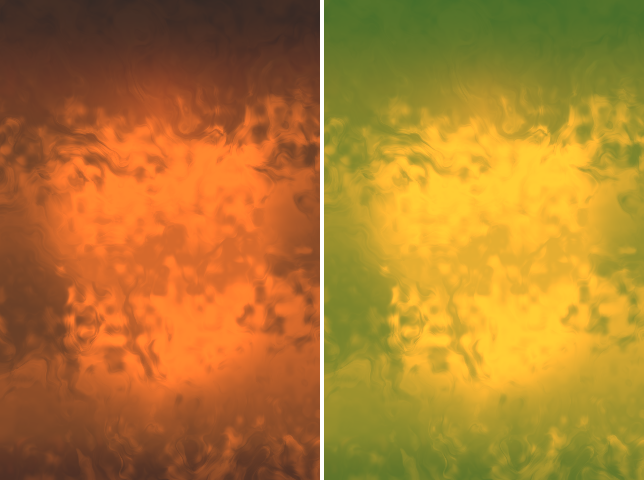

This figure's Python source:
#!/usr/bin/env python3
"""Offline preview of realistic_fire.fsh's FLAME path.

Renders one upright flame quad with the same noise / blackbody-ramp / compose math as the
GLSL fragment shader, composited (with the shader's alpha) over a dark-green grass backdrop so
the orange-vs-yellow-vs-lime-vs-white-blowout failure modes are all visible at a glance.

This is a FRAGMENT-shader preview of a single quad — it does NOT reproduce the assembled scene
geometry (ribbons, block char, embers). Use it to judge flame colour/flicker, not layout.

Usage:  python3 scripts/preview_flame.py [gametime]   ->  writes scripts/preview_flame.png
"""
import sys
import numpy as np
from PIL import Image

W, H = 320, 480
GAME_TIME = float(sys.argv[1]) if len(sys.argv) > 1 else 0.5

# --- noise primitives (match GLSL) ---
def hash2(px, py):
    x = np.sin(px * 127.1 + py * 311.7) * 43758.5453
    return x - np.floor(x)  # GLSL fract: always [0,1), unlike np.modf which keeps sign

def heat_noise(px, py):
    ix, iy = np.floor(px), np.floor(py)
    fx, fy = px - ix, py - iy
    ux = fx * fx * (3.0 - 2.0 * fx)
    uy = fy * fy * (3.0 - 2.0 * fy)
    a = hash2(ix, iy);           b = hash2(ix + 1, iy)
    c = hash2(ix, iy + 1);       d = hash2(ix + 1, iy + 1)
    return (a * (1 - ux) + b * ux) * (1 - uy) + (c * (1 - ux) + d * ux) * uy

def fbm(px, py):
    v = np.zeros_like(px); amp = 0.55
    # rot = [[0.80,-0.60],[0.60,0.80]] * 2.04
    for _ in range(5):
        v += amp * heat_noise(px, py)
        nx = (0.80 * px - 0.60 * py) * 2.04
        ny = (0.60 * px + 0.80 * py) * 2.04
        px, py = nx, ny
        amp *= 0.52
    return v

def warped_fbm(px, py, t):
    qx = fbm(px, py + t * 0.55)
    qy = fbm(px + 5.2 - t * 0.40, py + 1.3)
    rx = fbm(px + 3.5 * qx + 1.7, py + 3.5 * qy + 9.2 + t * 0.60)
    ry = fbm(px + 3.5 * qx + 8.3 + t * 0.30, py + 3.5 * qy + 2.8)
    return fbm(px + 3.5 * rx, py + 3.5 * ry)

def smoothstep(e0, e1, x):
    t = np.clip((x - e0) / (e1 - e0), 0.0, 1.0)
    return t * t * (3.0 - 2.0 * t)

# --- blackbody ramp (keep in sync with realistic_fire.fsh fireColor) ---
STOPS = [
    (0.030, 0.005, 0.000), (0.62, 0.060, 0.012), (0.96, 0.18, 0.022),
    (1.00, 0.33, 0.040),   (1.00, 0.43, 0.058),  (1.00, 0.56, 0.110),
]
EDGES = [0.16, 0.34, 0.55, 0.78, 1.0]

def fire_color(h):
    h = np.clip(h, 0.0, 1.0)
    out = np.zeros(h.shape + (3,))
    lo_edge = 0.0
    for i, hi_edge in enumerate(EDGES):
        c0, c1 = np.array(STOPS[i]), np.array(STOPS[i + 1])
        seg = (h - lo_edge) / (hi_edge - lo_edge)
        mask = (h >= lo_edge) & ((h < hi_edge) | (i == len(EDGES) - 1))
        for k in range(3):
            out[..., k] = np.where(mask, c0[k] + (c1[k] - c0[k]) * np.clip(seg, 0, 1), out[..., k])
        lo_edge = hi_edge
    return out

# --- main (flame path) ---
u = np.linspace(0, 1, W)[None, :].repeat(H, 0)
v = np.linspace(0, 1, H)[:, None].repeat(W, 1)   # v: 0 top .. 1 bottom == texCoord0.y
height_from_base = 1.0 - v
t = GAME_TIME * 1200.0

flow_u = u * 2.0 + np.sin(t * 0.014 + v * 3.4) * 0.12
flow_v = v * 2.6 - t * 0.030
body = warped_fbm(flow_u + u * 0.20, flow_v + v * 0.20, t * 0.0055 + 0.14)
fine = heat_noise(u * W * 0.10 + t * 0.7, v * H * 0.10 - t * 0.42)
low = heat_noise(u * 0.72 + t * 0.06, v * 0.72 - t * 0.05)

flicker = 0.84 + 0.16 * np.sin(t * 0.78 + v * 18.0 + body * 5.4 + fine * 2.5)
heat_profile = smoothstep(0.0, 0.22, height_from_base) * (1.0 - smoothstep(0.42, 1.0, height_from_base))
density = body * 0.88 + fine * 0.16 - low * 0.10
heat_field = np.clip(0.34 + heat_profile * 0.55 + density * 0.40 + flicker * 0.08 - height_from_base * 0.18, 0.0, 1.1)
incand = np.clip(heat_field * 0.96, 0.0, 0.68)
flame_rgb = fire_color(incand)

# soft oval mask (vsh) + base-anchored hot core
xf = 1.0 - np.abs(u - 0.5) * 2.0
yf = 1.0 - np.abs(v - 0.5) * 2.0
soft = smoothstep(0.0, 0.9, np.clip(xf * yf, 0, 1))
base_glow = 1.0 - smoothstep(0.0, 0.42, height_from_base)
core_spot = smoothstep(0.74, 1.0, soft + body * 0.20 + density * 0.18) * base_glow
white_hot = np.stack([np.full_like(u, 1.0), np.full_like(u, 0.70), np.full_like(u, 0.30)], -1) * (core_spot * core_spot)[..., None]

color = flame_rgb + white_hot * 0.14
color *= flicker[..., None]
tip_fade = smoothstep(0.78, 1.0, height_from_base)
color = color * (1 - tip_fade[..., None]) + (color * 0.45 + np.array([0.06, 0.04, 0.025])) * tip_fade[..., None]

# alpha (flame path)
porous = smoothstep(0.06, 0.86, soft + density * 0.22 + fine * 0.10)
alpha = 1.0
alpha = alpha * (0.55 + (1.28 - 0.55) * porous)
alpha = alpha * (smoothstep(0.0, 0.30, v) * 0.65 + 0.35)
alpha = alpha * ((1.0 - smoothstep(0.90, 1.0, v)) * 0.4 + 0.6)
alpha = alpha * (0.70 + (1.10 - 0.70) * smoothstep(0.20, 0.72, density))
alpha = np.clip(alpha, 0.0, 1.0)

# ADDITIVE composite (flame render type is additive). Two panels so both real cases show:
#   left  = over dark ash/char (where the dense flame body actually sits) -> should read ORANGE
#   right = over green grass    (worst-case perimeter)                     -> watch for lime/yellow
contrib = color * alpha[..., None]
char_bg = np.array([0.16, 0.15, 0.14])
grass_bg = np.array([0.22, 0.42, 0.16])
left = np.clip(char_bg + contrib, 0.0, 1.0)
right = np.clip(grass_bg + contrib, 0.0, 1.0)
gap = np.ones((H, 4, 3))
combined = np.concatenate([left, gap, right], axis=1)
img = (combined * 255).astype(np.uint8)
Image.fromarray(img, "RGB").save("scripts/preview_flame.png")
print(f"wrote scripts/preview_flame.png (gametime={GAME_TIME})  [left=char, right=grass]")
